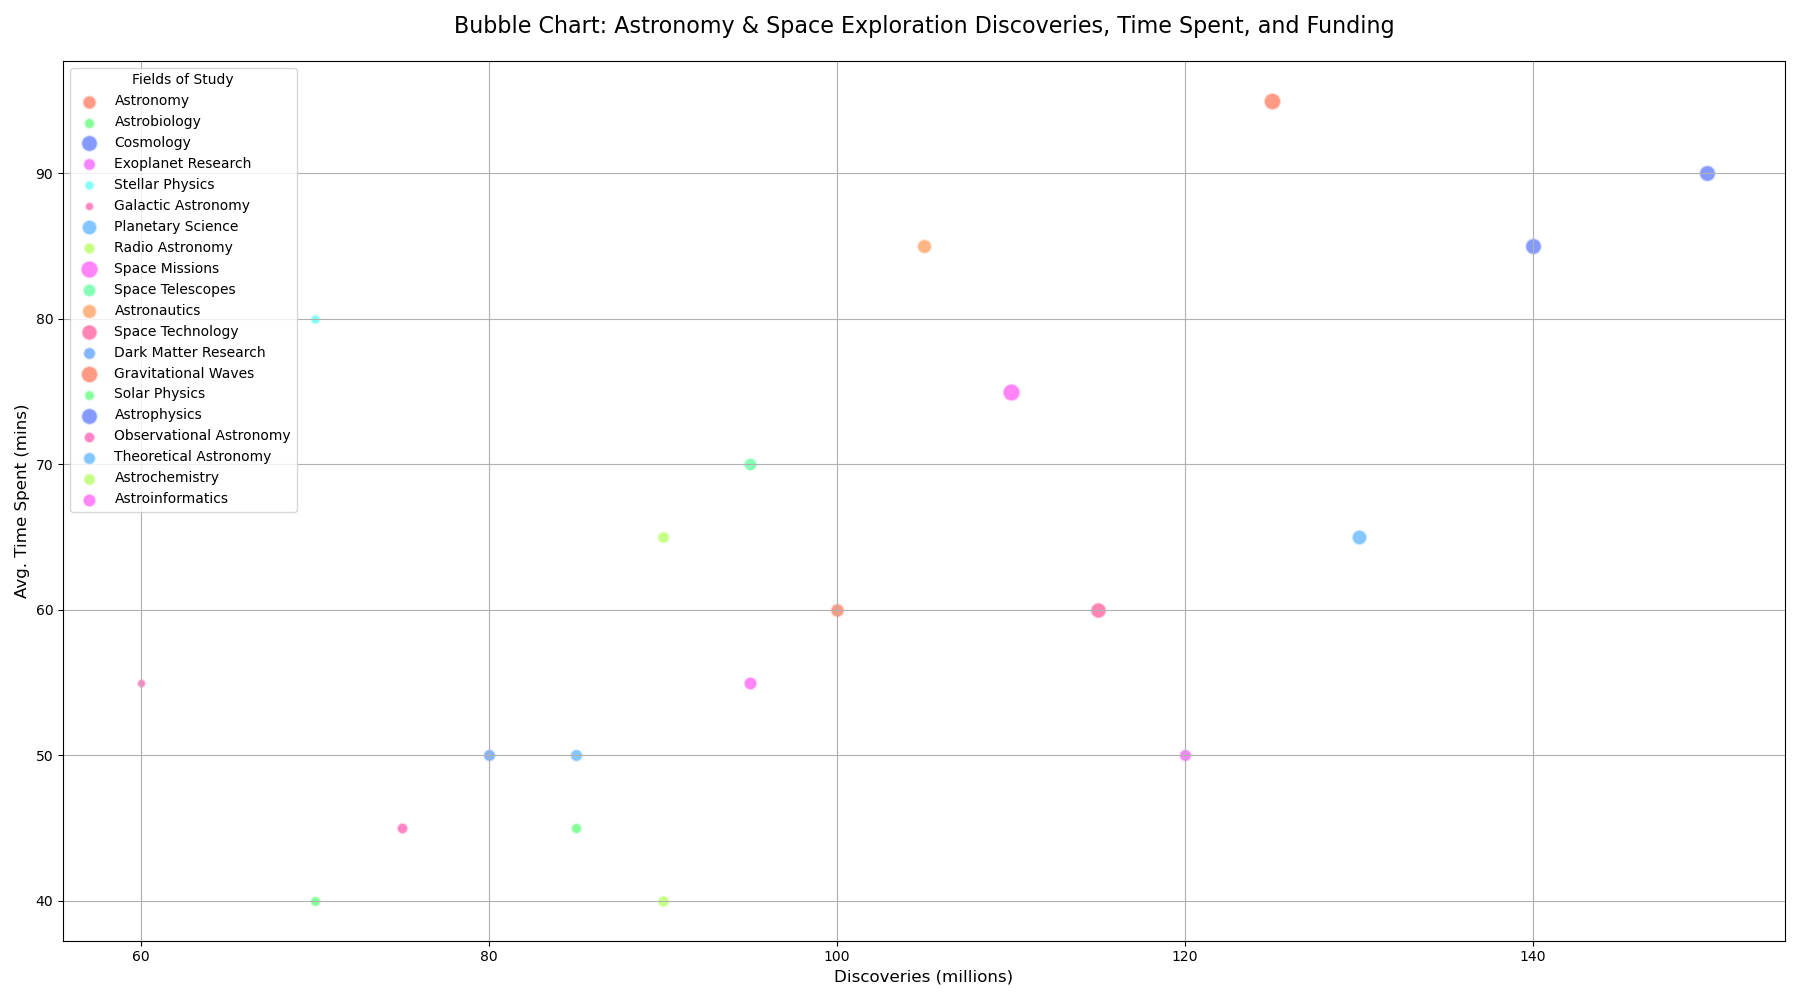

Recreate this plot in Python.

import matplotlib.pyplot as plt

data = {
    'Category': ['Astronomy', 'Astrobiology', 'Cosmology', 'Exoplanet Research', 'Stellar Physics', 
                 'Galactic Astronomy', 'Planetary Science', 'Radio Astronomy', 'Space Missions', 
                 'Space Telescopes', 'Astronautics', 'Space Technology', 'Dark Matter Research', 
                 'Gravitational Waves', 'Solar Physics', 'Astrophysics', 'Observational Astronomy', 
                 'Theoretical Astronomy', 'Astrochemistry', 'Astroinformatics'],
    'Discoveries (millions)': [100, 85, 150, 120, 70, 60, 130, 90, 110, 95, 105, 115, 80, 125, 70, 140, 75, 85, 90, 95],
    'Avg. Time Spent (mins)': [60, 45, 90, 50, 80, 55, 65, 40, 75, 70, 85, 60, 50, 95, 40, 85, 45, 50, 65, 55],
    'Funding (billions)': [5, 3, 7, 4, 2.5, 2, 6, 3.5, 8, 4.5, 5.5, 6.5, 4, 7.5, 2.8, 7, 3.2, 4.1, 3.8, 4.6]
}

fig, ax = plt.subplots(figsize=(18, 10))

for i in range(len(data['Category'])):
    ax.scatter(data['Discoveries (millions)'][i], data['Avg. Time Spent (mins)'][i], 
               s=data['Funding (billions)'][i]*20, 
               label='{}'.format(data['Category'][i]),
               alpha=0.6, edgecolors='w',
               linewidth=1.5)

colors = ['#FF5733', '#33FF57', '#3357FF', '#F333FF', '#33FFF3', 
          '#FF33A1', '#33A1FF', '#A1FF33', '#FF33F3', '#33FF85', 
          '#FF8533', '#FF3385', '#3385FF', '#FF5733', '#33FF57', 
          '#3357FF', '#FF33A1', '#33A1FF', '#A1FF33', '#FF33F3']

for i, dot in enumerate(ax.collections):
    dot.set_facecolor(colors[i % len(colors)])

ax.set_title('Bubble Chart: Astronomy & Space Exploration Discoveries, Time Spent, and Funding', pad=20, fontsize=16)
ax.set_xlabel('Discoveries (millions)', fontsize=12)
ax.set_ylabel('Avg. Time Spent (mins)', fontsize=12)

ax.grid(True)
ax.legend(title='Fields of Study', loc='upper left')

plt.tight_layout()
plt.show()
